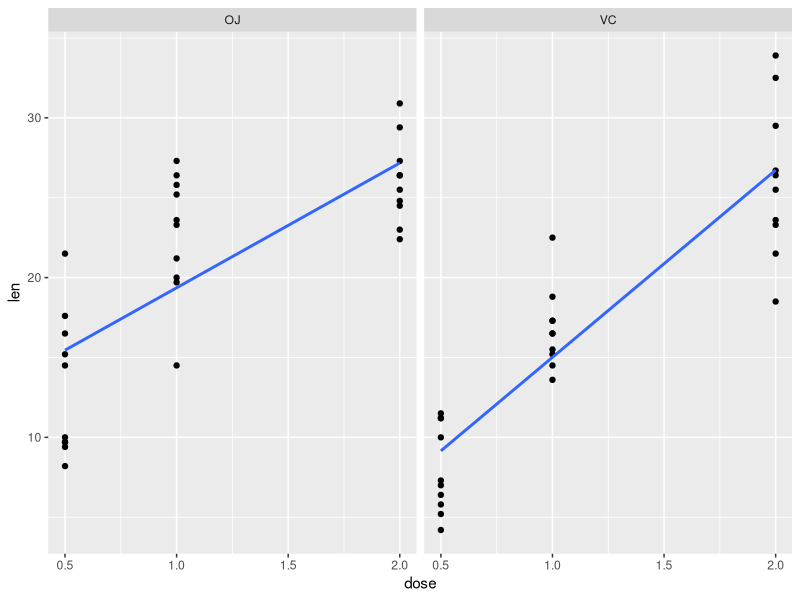

Source code (R):
library(datasets)
library(ggplot2)
library(data.table)
library(dplyr)
data("ToothGrowth")
#View(ToothGrowth)

# taken from https://www.rdocumentation.org/packages/datasets/versions/3.6.2/topics/ToothGrowth
# The response is the length of odontoblasts (cells responsible for tooth growth) in 60 guinea pigs. 
# Each animal received one of three dose levels of vitamin C (0.5, 1, and 2 mg/day) by one of two delivery methods, 
# orange juice or ascorbic acid (a form of vitamin C and coded as VC).

#The goal here is to perform some basic data analysis on this dataset to see if we can glean some info from it

#Format
#A data frame with 60 observations on 3 variables.

#[,1]	len	numeric	Tooth length
#[,2]	supp	factor	Supplement type (VC or OJ).
#[,3]	dose	numeric	Dose in milligrams/day

#You can see a bit of the raw data below to get a better idea of the format
print(head(ToothGrowth))

#getting an idea of how len responds to different doses of the 2 supplements
# Using data.table

ToothGrowth_dt <- as.data.table(ToothGrowth)
mean_min_max_dt <- ToothGrowth_dt[, .(mean_len = mean(len),
                                      min_len = min(len),
                                      max_len = max(len)),
                                  by = .(supp, dose)] %>%
  setorder(supp)
print(mean_min_max_dt)

#Getting a basic idea of how len responds to dose 
##plotting the data to establish a relationship between dose and len for each supp
ggplot(ToothGrowth, aes(x = dose, y = len)) +
  geom_point() +  # Add points
  facet_wrap(~ supp) + # Create panels based on "sup"
  geom_smooth(method = "lm", se = FALSE) + # Add linear trend lines
  scale_y_continuous(limits = c(min(ToothGrowth$len), max(ToothGrowth$len))) # Set same y-axis scale

#As you can see from the plotted data, the higher doses appear to result in more tooth growth for the rodents. 
#With Orange Juice seemingly having more impact than VC at the lower two doses.
# it appears that that at a dose of 2.0 this difference is muddied and both supps produce a similar effect

#now we will use T inteval testing to establish confidence intervals and try to more conclusively 
#establish this relationship

lowDose <- subset(ToothGrowth, dose==0.5)
t.test(len ~ supp, var.equal = TRUE, data = lowDose)
#this t test establishes a clear difference between the two groups. since the p value is 
# 0.005 we accept the hypothesis that OJ has more impact than VC

mediumDose <-  subset(ToothGrowth, dose==1.0)
t.test(len ~ supp, var.equal = TRUE, data = lowDose)
#this t test establishes a clear difference between the two groups. since the p value is 
# 0.005 we accept the hypothesis that OJ has more impact than VC

highestDose <-  subset(ToothGrowth, dose==2.0)
t.test(len ~ supp, var.equal = TRUE, data = highestDose)
#this t test does not establish a clear difference between the two supplements at the dose of 2.0
#thus we are unable to reject the null hypothesis that the true means are similar
#this keeps with our previous hypotheses created from the chart


